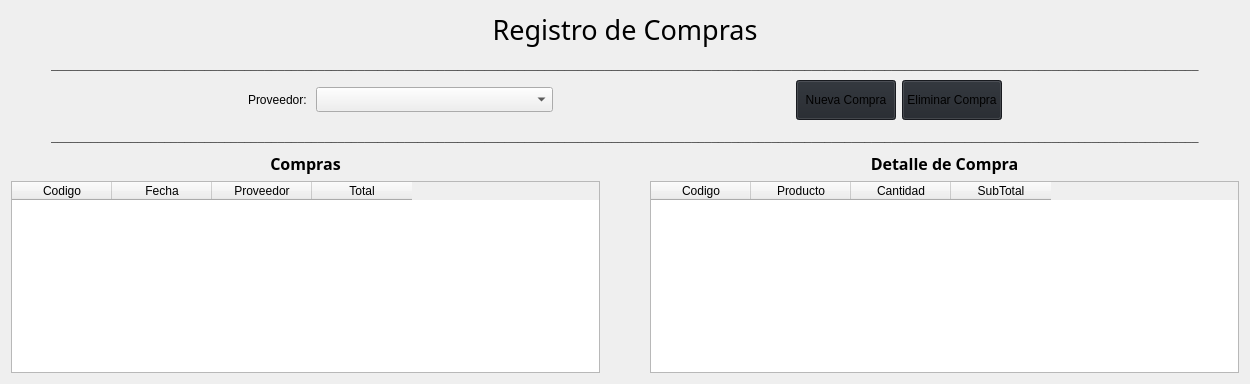
            <widget class="QWidget" name="page_compras">
             <layout class="QVBoxLayout" name="verticalLayout_4">
              <item>
               <widget class="QLabel" name="label_50">
                <property name="font">
                 <font>
                  <family>Arial Black</family>
                  <pointsize>20</pointsize>
                  <weight>50</weight>
                  <italic>false</italic>
                  <bold>false</bold>
                 </font>
                </property>
                <property name="text">
                 <string>Registro de Compras</string>
                </property>
                <property name="alignment">
                 <set>Qt::AlignCenter</set>
                </property>
               </widget>
              </item>
              <item>
               <layout class="QHBoxLayout" name="horizontalLayout_58">
                <item>
                 <spacer name="horizontalSpacer_89">
                  <property name="orientation">
                   <enum>Qt::Horizontal</enum>
                  </property>
                  <property name="sizeHint" stdset="0">
                   <size>
                    <width>40</width>
                    <height>20</height>
                   </size>
                  </property>
                 </spacer>
                </item>
                <item>
                 <widget class="QLabel" name="label_62">
                  <property name="styleSheet">
                   <string notr="true">color: rgb(67, 67, 67)</string>
                  </property>
                  <property name="text">
                   <string>____________________________________________________________________________________________________________________________________________________________________________</string>
                  </property>
                 </widget>
                </item>
                <item>
                 <spacer name="horizontalSpacer_90">
                  <property name="orientation">
                   <enum>Qt::Horizontal</enum>
                  </property>
                  <property name="sizeHint" stdset="0">
                   <size>
                    <width>40</width>
                    <height>20</height>
                   </size>
                  </property>
                 </spacer>
                </item>
               </layout>
              </item>
              <item>
               <layout class="QHBoxLayout" name="horizontalLayout_52">
                <item>
                 <spacer name="horizontalSpacer_77">
                  <property name="orientation">
                   <enum>Qt::Horizontal</enum>
                  </property>
                  <property name="sizeHint" stdset="0">
                   <size>
                    <width>40</width>
                    <height>20</height>
                   </size>
                  </property>
                 </spacer>
                </item>
                <item>
                 <widget class="QLabel" name="label_54">
                  <property name="text">
                   <string>Proveedor: </string>
                  </property>
                 </widget>
                </item>
                <item>
                 <widget class="QComboBox" name="comboBox_nuevaCompra_listaProv">
                  <property name="sizePolicy">
                   <sizepolicy hsizetype="Expanding" vsizetype="Fixed">
                    <horstretch>0</horstretch>
                    <verstretch>0</verstretch>
                   </sizepolicy>
                  </property>
                  <property name="minimumSize">
                   <size>
                    <width>200</width>
                    <height>25</height>
                   </size>
                  </property>
                  <property name="maximumSize">
                   <size>
                    <width>400</width>
                    <height>16777215</height>
                   </size>
                  </property>
                  <property name="styleSheet">
                   <string notr="true"/>
                  </property>
                 </widget>
                </item>
                <item>
                 <spacer name="horizontalSpacer_79">
                  <property name="orientation">
                   <enum>Qt::Horizontal</enum>
                  </property>
                  <property name="sizeHint" stdset="0">
                   <size>
                    <width>40</width>
                    <height>20</height>
                   </size>
                  </property>
                 </spacer>
                </item>
                <item>
                 <widget class="QPushButton" name="btn_nuevaCompra">
                  <property name="minimumSize">
                   <size>
                    <width>100</width>
                    <height>40</height>
                   </size>
                  </property>
                  <property name="cursor">
                   <cursorShape>PointingHandCursor</cursorShape>
                  </property>
                  <property name="styleSheet">
                   <string notr="true">background-color: rgb(33, 37, 43)</string>
                  </property>
                  <property name="text">
                   <string>Nueva Compra</string>
                  </property>
                 </widget>
                </item>
                <item>
                 <widget class="QPushButton" name="btn_eliminarCompra">
                  <property name="minimumSize">
                   <size>
                    <width>100</width>
                    <height>40</height>
                   </size>
                  </property>
                  <property name="cursor">
                   <cursorShape>PointingHandCursor</cursorShape>
                  </property>
                  <property name="styleSheet">
                   <string notr="true">background-color: rgb(33, 37, 43)</string>
                  </property>
                  <property name="text">
                   <string>Eliminar Compra</string>
                  </property>
                 </widget>
                </item>
                <item>
                 <spacer name="horizontalSpacer_80">
                  <property name="orientation">
                   <enum>Qt::Horizontal</enum>
                  </property>
                  <property name="sizeHint" stdset="0">
                   <size>
                    <width>40</width>
                    <height>20</height>
                   </size>
                  </property>
                 </spacer>
                </item>
               </layout>
              </item>
              <item>
               <layout class="QHBoxLayout" name="horizontalLayout_60">
                <item>
                 <spacer name="horizontalSpacer_93">
                  <property name="orientation">
                   <enum>Qt::Horizontal</enum>
                  </property>
                  <property name="sizeHint" stdset="0">
                   <size>
                    <width>40</width>
                    <height>20</height>
                   </size>
                  </property>
                 </spacer>
                </item>
                <item>
                 <widget class="QLabel" name="label_64">
                  <property name="styleSheet">
                   <string notr="true">color: rgb(67, 67, 67)</string>
                  </property>
                  <property name="text">
                   <string>____________________________________________________________________________________________________________________________________________________________________________</string>
                  </property>
                 </widget>
                </item>
                <item>
                 <spacer name="horizontalSpacer_94">
                  <property name="orientation">
                   <enum>Qt::Horizontal</enum>
                  </property>
                  <property name="sizeHint" stdset="0">
                   <size>
                    <width>40</width>
                    <height>20</height>
                   </size>
                  </property>
                 </spacer>
                </item>
               </layout>
              </item>
              <item>
               <layout class="QHBoxLayout" name="horizontalLayout_51">
                <item>
                 <layout class="QVBoxLayout" name="verticalLayout_21">
                  <item>
                   <widget class="QLabel" name="label_52">
                    <property name="font">
                     <font>
                      <family>Arial Black</family>
                      <pointsize>12</pointsize>
                      <weight>75</weight>
                      <italic>false</italic>
                      <bold>true</bold>
                     </font>
                    </property>
                    <property name="text">
                     <string>Compras</string>
                    </property>
                    <property name="alignment">
                     <set>Qt::AlignCenter</set>
                    </property>
                   </widget>
                  </item>
                  <item>
                   <widget class="QTableWidget" name="table_compras">
                    <property name="minimumSize">
                     <size>
                      <width>0</width>
                      <height>0</height>
                     </size>
                    </property>
                    <property name="styleSheet">
                     <string notr="true"/>
                    </property>
                    <property name="verticalScrollBarPolicy">
                     <enum>Qt::ScrollBarAsNeeded</enum>
                    </property>
                    <property name="editTriggers">
                     <set>QAbstractItemView::NoEditTriggers</set>
                    </property>
                    <property name="selectionMode">
                     <enum>QAbstractItemView::SingleSelection</enum>
                    </property>
                    <property name="selectionBehavior">
                     <enum>QAbstractItemView::SelectRows</enum>
                    </property>
                    <attribute name="verticalHeaderVisible">
                     <bool>false</bool>
                    </attribute>
                    <column>
                     <property name="text">
                      <string>Codigo</string>
                     </property>
                    </column>
                    <column>
                     <property name="text">
                      <string>Fecha</string>
                     </property>
                    </column>
                    <column>
                     <property name="text">
                      <string>Proveedor</string>
                     </property>
                    </column>
                    <column>
                     <property name="text">
                      <string>Total</string>
                     </property>
                    </column>
                   </widget>
                  </item>
                 </layout>
                </item>
                <item>
                 <widget class="QFrame" name="frame_4">
                  <property name="maximumSize">
                   <size>
                    <width>900</width>
                    <height>16777215</height>
                   </size>
                  </property>
                  <layout class="QVBoxLayout" name="verticalLayout_22">
                   <item>
                    <spacer name="verticalSpacer_19">
                     <property name="orientation">
                      <enum>Qt::Vertical</enum>
                     </property>
                     <property name="sizeHint" stdset="0">
                      <size>
                       <width>20</width>
                       <height>40</height>
                      </size>
                     </property>
                    </spacer>
                   </item>
                   <item>
                    <spacer name="verticalSpacer_20">
                     <property name="orientation">
                      <enum>Qt::Vertical</enum>
                     </property>
                     <property name="sizeHint" stdset="0">
                      <size>
                       <width>20</width>
                       <height>40</height>
                      </size>
                     </property>
                    </spacer>
                   </item>
                   <item>
                    <spacer name="verticalSpacer_21">
                     <property name="orientation">
                      <enum>Qt::Vertical</enum>
                     </property>
                     <property name="sizeHint" stdset="0">
                      <size>
                       <width>20</width>
                       <height>40</height>
                      </size>
                     </property>
                    </spacer>
                   </item>
                  </layout>
                 </widget>
                </item>
                <item>
                 <layout class="QVBoxLayout" name="verticalLayout_23">
                  <item>
                   <widget class="QLabel" name="label_53">
                    <property name="font">
                     <font>
                      <family>Arial Black</family>
                      <pointsize>12</pointsize>
                      <weight>75</weight>
                      <italic>false</italic>
                      <bold>true</bold>
                     </font>
                    </property>
                    <property name="text">
                     <string>Detalle de Compra</string>
                    </property>
                    <property name="alignment">
                     <set>Qt::AlignCenter</set>
                    </property>
                   </widget>
                  </item>
                  <item>
                   <widget class="QTableWidget" name="table_detalleCompraSeleccionada">
                    <property name="minimumSize">
                     <size>
                      <width>0</width>
                      <height>0</height>
                     </size>
                    </property>
                    <property name="editTriggers">
                     <set>QAbstractItemView::NoEditTriggers</set>
                    </property>
                    <property name="selectionMode">
                     <enum>QAbstractItemView::SingleSelection</enum>
                    </property>
                    <property name="selectionBehavior">
                     <enum>QAbstractItemView::SelectRows</enum>
                    </property>
                    <attribute name="verticalHeaderVisible">
                     <bool>false</bool>
                    </attribute>
                    <column>
                     <property name="text">
                      <string>Codigo</string>
                     </property>
                    </column>
                    <column>
                     <property name="text">
                      <string>Producto</string>
                     </property>
                    </column>
                    <column>
                     <property name="text">
                      <string>Cantidad</string>
                     </property>
                    </column>
                    <column>
                     <property name="text">
                      <string>SubTotal</string>
                     </property>
                    </column>
                   </widget>
                  </item>
                 </layout>
                </item>
               </layout>
              </item>
             </layout>
            </widget>
